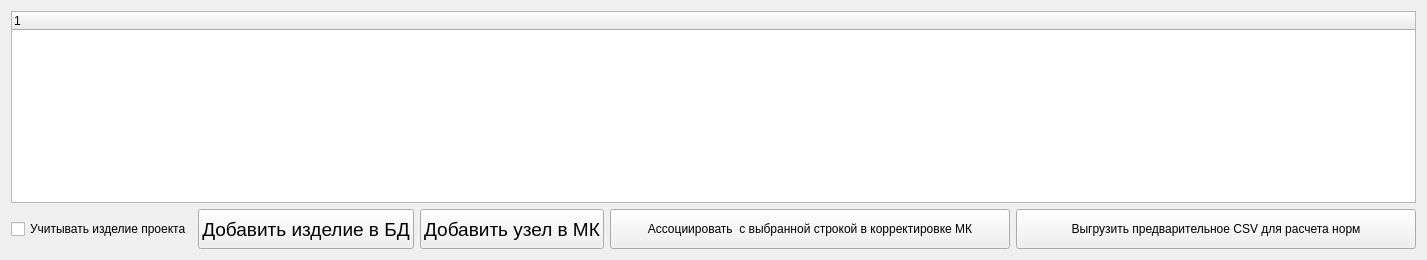
      <widget class="QWidget" name="tab">
       <attribute name="title">
        <string>Просмотр структуры</string>
       </attribute>
       <layout class="QVBoxLayout" name="verticalLayout_2">
        <item>
         <widget class="QTreeWidget" name="tree_base_tree">
          <column>
           <property name="text">
            <string notr="true">1</string>
           </property>
          </column>
         </widget>
        </item>
        <item>
         <layout class="QHBoxLayout" name="horizontalLayout_27">
          <item>
           <widget class="QCheckBox" name="chk_consider_project_abs_product">
            <property name="toolTip">
             <string/>
            </property>
            <property name="text">
             <string>Учитывать изделие проекта</string>
            </property>
           </widget>
          </item>
          <item>
           <widget class="QPushButton" name="pushButton_add_v_bd">
            <property name="minimumSize">
             <size>
              <width>0</width>
              <height>40</height>
             </size>
            </property>
            <property name="font">
             <font>
              <pointsize>14</pointsize>
             </font>
            </property>
            <property name="text">
             <string>Добавить изделие в БД</string>
            </property>
           </widget>
          </item>
          <item>
           <widget class="QPushButton" name="pushButton_add_v_MK">
            <property name="minimumSize">
             <size>
              <width>0</width>
              <height>40</height>
             </size>
            </property>
            <property name="font">
             <font>
              <pointsize>14</pointsize>
             </font>
            </property>
            <property name="text">
             <string>Добавить узел в МК</string>
            </property>
           </widget>
          </item>
          <item>
           <widget class="QPushButton" name="pushButton_ass_nomen_MK_korr_2">
            <property name="minimumSize">
             <size>
              <width>400</width>
              <height>40</height>
             </size>
            </property>
            <property name="text">
             <string>Ассоциировать  с выбранной строкой в корректировке МК</string>
            </property>
           </widget>
          </item>
          <item>
           <widget class="QPushButton" name="btn_generate_precsv_tree">
            <property name="minimumSize">
             <size>
              <width>400</width>
              <height>40</height>
             </size>
            </property>
            <property name="text">
             <string>Выгрузить предварительное CSV для расчета норм</string>
            </property>
           </widget>
          </item>
         </layout>
        </item>
       </layout>
      </widget>
